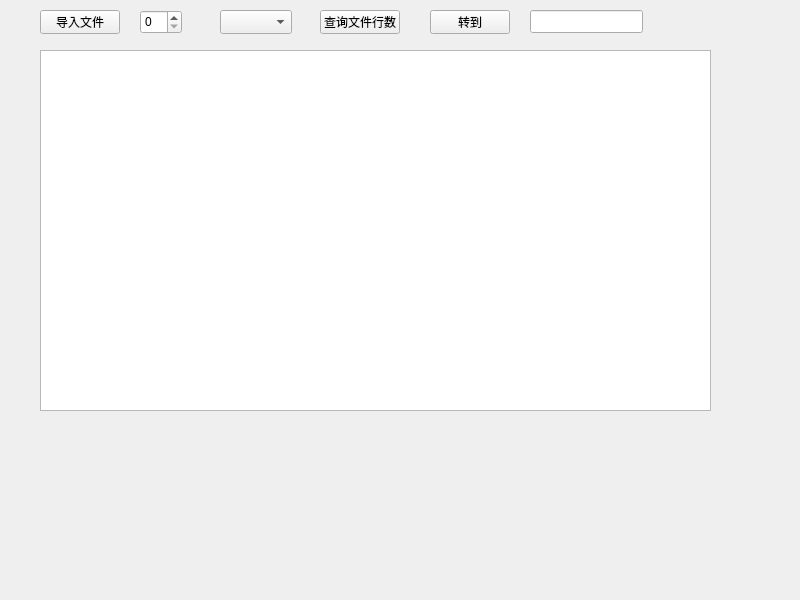
<?xml version="1.0" encoding="UTF-8"?>
<ui version="4.0">
 <class>MainWindow</class>
 <widget class="QMainWindow" name="MainWindow">
  <property name="geometry">
   <rect>
    <x>0</x>
    <y>0</y>
    <width>800</width>
    <height>600</height>
   </rect>
  </property>
  <property name="windowTitle">
   <string>MainWindow</string>
  </property>
  <widget class="QWidget" name="centralwidget">
   <widget class="QTextBrowser" name="textBrowser">
    <property name="geometry">
     <rect>
      <x>40</x>
      <y>50</y>
      <width>671</width>
      <height>361</height>
     </rect>
    </property>
   </widget>
   <widget class="QPushButton" name="pushButton">
    <property name="geometry">
     <rect>
      <x>40</x>
      <y>10</y>
      <width>80</width>
      <height>24</height>
     </rect>
    </property>
    <property name="text">
     <string>导入文件</string>
    </property>
   </widget>
   <widget class="QComboBox" name="comboBox">
    <property name="geometry">
     <rect>
      <x>220</x>
      <y>10</y>
      <width>72</width>
      <height>24</height>
     </rect>
    </property>
   </widget>
   <widget class="QSpinBox" name="spinBox">
    <property name="geometry">
     <rect>
      <x>140</x>
      <y>10</y>
      <width>42</width>
      <height>24</height>
     </rect>
    </property>
   </widget>
   <widget class="QPushButton" name="pushButton_2">
    <property name="geometry">
     <rect>
      <x>320</x>
      <y>10</y>
      <width>80</width>
      <height>24</height>
     </rect>
    </property>
    <property name="text">
     <string>查询文件行数</string>
    </property>
   </widget>
   <widget class="QPushButton" name="pushButton_3">
    <property name="geometry">
     <rect>
      <x>430</x>
      <y>10</y>
      <width>80</width>
      <height>24</height>
     </rect>
    </property>
    <property name="text">
     <string>转到</string>
    </property>
   </widget>
   <widget class="QLineEdit" name="lineEdit">
    <property name="geometry">
     <rect>
      <x>530</x>
      <y>10</y>
      <width>113</width>
      <height>23</height>
     </rect>
    </property>
   </widget>
  </widget>
 </widget>
 <resources/>
 <connections/>
</ui>
